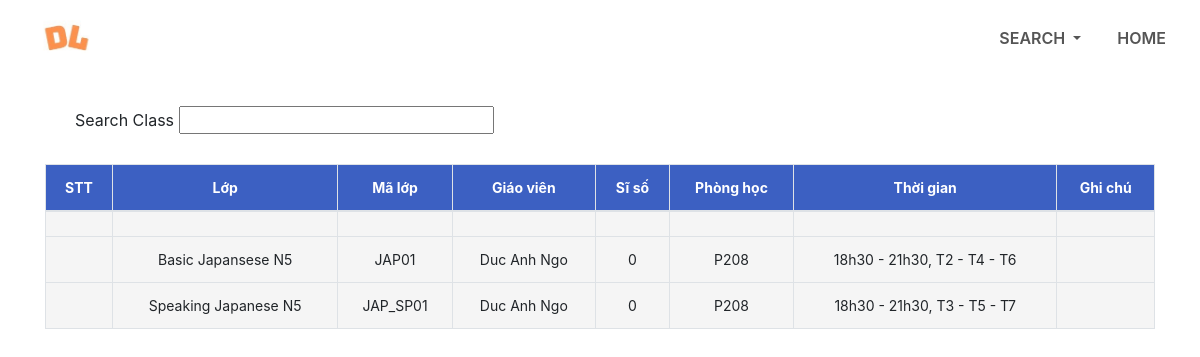
/search/search_class, run on the app's committed database.
### home/models.py (models this page shows, shortened)
class CourseList(models.Model):
    courseID = models.CharField(max_length=20, primary_key=True)
    courseName = models.CharField(max_length=100, null=True, default=None)
    manageTeacher = models.ForeignKey(Teachers, null=True, on_delete=models.SET_NULL)
    studentNumber = models.IntegerField(default=0)
    level = models.CharField(max_length=10)
    tuitionFeesByVND = models.IntegerField()
    schedule = models.CharField(max_length=50)
    courseLengthByMonth = models.IntegerField(default=0)
    beginDate = models.DateTimeField(auto_now_add=True)
    note = models.CharField(max_length=200, null=True, blank=True, default=None)
    studyRoom = models.CharField(max_length=200, null=True)

class Teachers(models.Model):
    user = models.OneToOneField(User, on_delete=models.CASCADE)
    teacherID = models.CharField(max_length=10, primary_key=True, default=None)
    teacherName = models.CharField(max_length=200, null=True)
    teacherGender = models.CharField(max_length=6, null=True)
    phoneNumber = models.CharField(max_length=200, null=True)
    teacherEmail = models.CharField(max_length=200, null=True)

### home/views.py (the view, shortened to what this page needs)
# urls.py: path('search/search_class', views.SearchClass.as_view(), name='searchClass'),
class SearchClass(View):
    def get(self, request):
        course_data = CourseList.objects.all().order_by('courseID')
        return render(request, 'searchClass.html', {'courseData': course_data})

### home/templates/searchClass.html (shortened to what this page needs)
{% load static %}
<!DOCTYPE html>
<html>
<head>
    <link rel="stylesheet" type = "text/css" href="{% static 'css/style.css' %}">
    <link rel="stylesheet" href="https://stackpath.bootstrapcdn.com/bootstrap/4.1.3/css/bootstrap.min.css">
    <link rel="stylesheet" href= "https://stackpath.bootstrapcdn.com/font-awesome/4.7.0/css/font-awesome.min.css">
</head>
<body>
<section id="nav-bar">
<nav class="navbar navbar-expand-lg navbar-light">
    <a class="navbar-brand" href="{% url 'home:home_page' %}"><img src="{% static 'images/logo.jpg' %}"></a>
    <div class="collapse navbar-collapse" id="navbarNav">
      <ul class="navbar-nav ml-auto">
        <li class="nav-item dropdown">
            <a class="nav-link dropdown-toggle" href="#" id="navbarDropdown" role="button" data-toggle="dropdown" aria-haspopup="true" aria-expanded="false">
              SEARCH
            </a>
        </li>
        <li class="nav-item">
          <a class="nav-link" href="{% url 'home:home_page' %}">HOME</a>
        </li>
      </ul>
    </div>
</nav>
</section>
<section id="search">
    <div class="container">
        <form action="" method="POST">
            <div class="search-input">
                Search Class
                <input type="text" name="searchClass" id="search1">
            </div>
        </form>
        <table class="table table-bordered">
            <thread>
                <tr>
                    <th>STT</th>
                    <th>Lớp</th>
                    <th>Mã lớp</th>
                    <th>Giáo viên</th>
                    <th>Sĩ số</th>
                    <th>Phòng học</th>
                    <th>Thời gian</th>
                    <th>Ghi chú</th>
                </tr>
            </thread>
            <tbody>
                <tr>
                    <td><a name="stt"></a></td>
                    <td><a name="class"></a></td>
                    <td><a name="classID"></a></td>
                    <td><a name="teacher"></a></td>
                    <td><a name="studentNumber"></a></td>
                    <td><a name="room"></a></td>
                    <td><a name="schedule"></a></td>
                    <td><a name="note"></a></td>
                </tr>
                {% for data in courseData %}
                    <tr>
                        <td>{{stt}}</td>
                        <td>{{data.courseName}}</td>
                        <td>{{data.courseID}}</td>
                        <td>{{data.manageTeacher.teacherName}}</td>
                        <td>{{data.studentNumber}}</td>
                        <td>{{data.studyRoom}}</td>
                        <td>{{data.schedule}}</td>
                        <td>
                        </td>
                    </tr>
                {% endfor %}
            </tbody>
        </table>
    </div>
</section>
</body>
</html>

### home/static/css/style.css (style rules this page uses)
* { margin: 0; padding: 0; }
#nav-bar { position: sticky; top: 0; z-index: 10; }
.navbar-brand img { height: 50px; padding-left: 20px; }
.navbar-nav li { padding: 0 10px; }
.navbar-nav li a { float: right; text-align: left; }
.navbar { background: #fff; }
.nav-link { color: #555!important; font-weight: 600; font-size: 16px; }
::placeholder { color: #999; }
.search-input { margin: 30px; }
.search-input input { width: 30%; }
#search table { border-collapse: collapse; width: 100%; text-align: center; }
.table td, .table th { padding: 12px 15px; border: 1.5px solid #ddd; text-align: center; font-size: 14px; }
.table th { background-color: rgb(60, 96, 194); color: white; }
.table tbody tr { background-color: #f5f5f5; }

### data on the page
CourseList: courseName "Basic Japansese N5", courseID "JAP01", manageTeacher.teacherName "Duc Anh Ngo", studentNumber "0", studyRoom "P208", schedule "18h30 - 21h30, T2 - T4 - T6"
CourseList: courseName "Speaking Japanese N5", courseID "JAP_SP01", manageTeacher.teacherName "Duc Anh Ngo", studentNumber "0", studyRoom "P208", schedule "18h30 - 21h30, T3 - T5 - T7"
